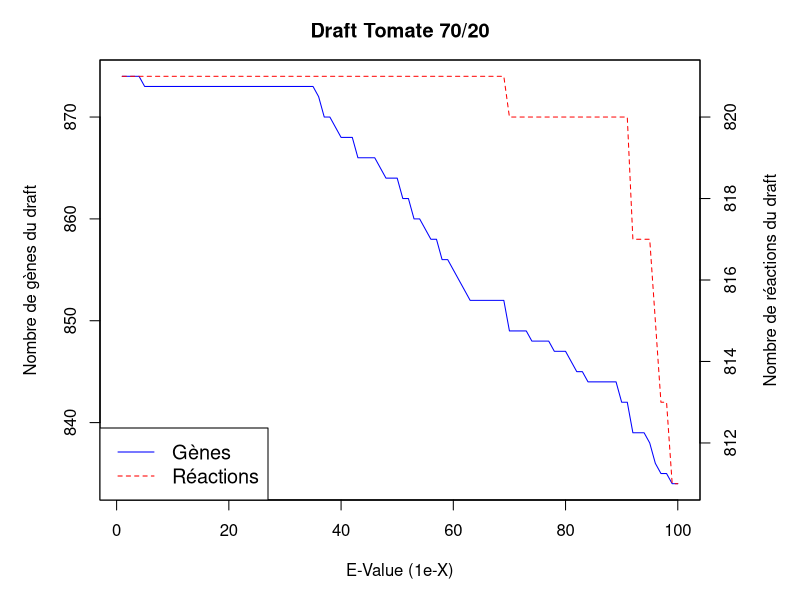
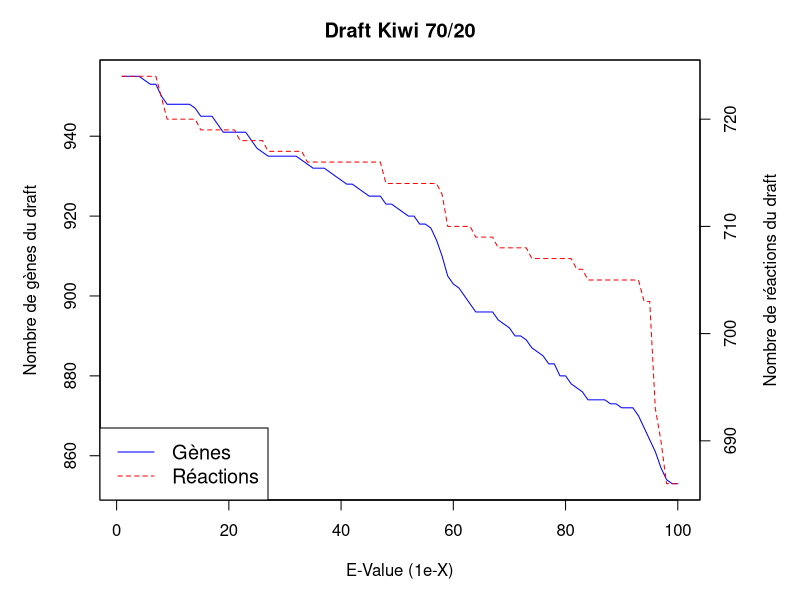
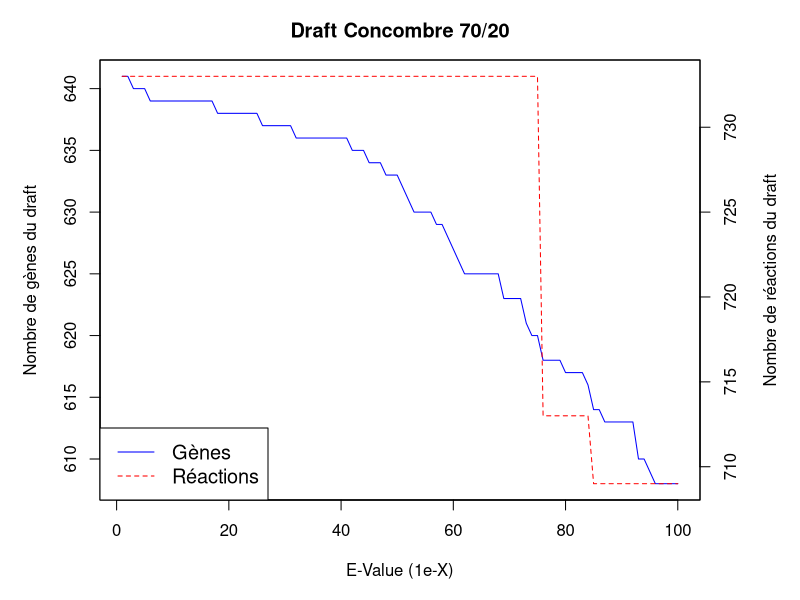
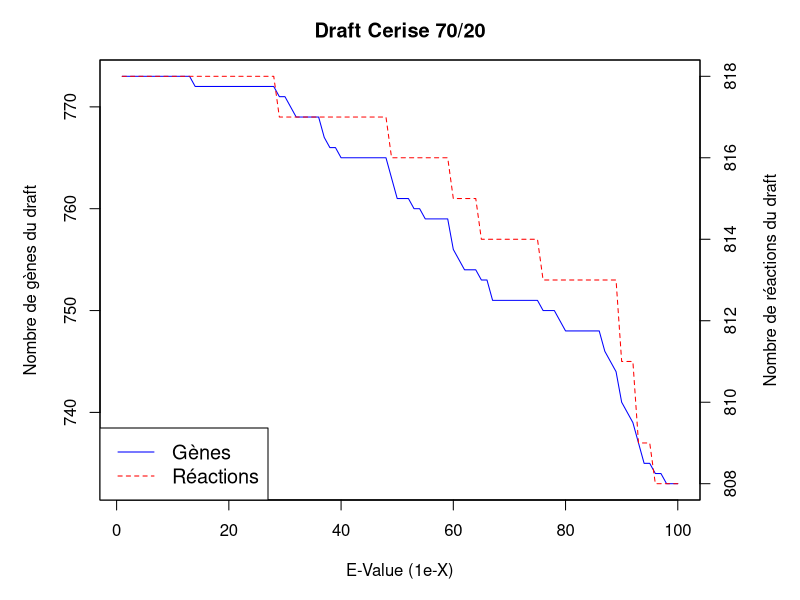
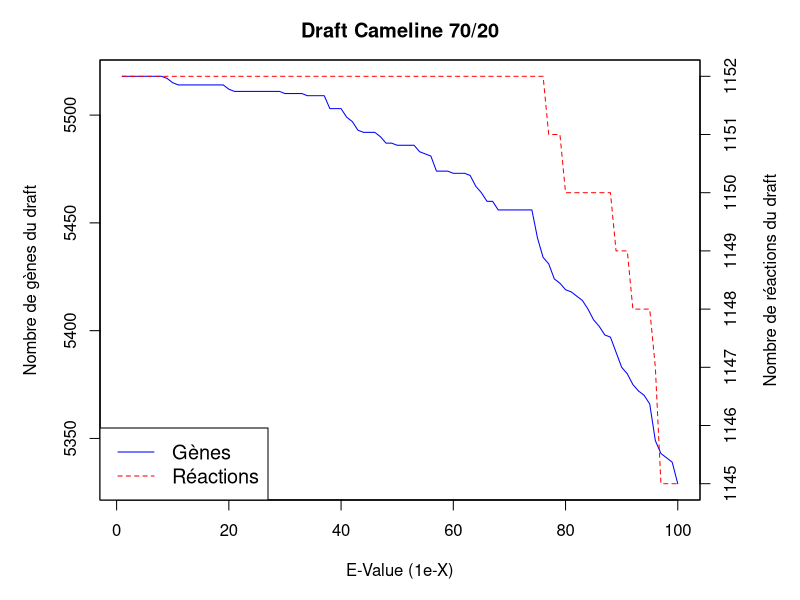

Write the R code that produced these figures, in order.
setwd("~/INRAE/Work/Plant-GEMs")
data_kiw = read.csv("Data/Treshold_70_20/KiwiTreshold.csv", sep=',', header=TRUE)
data_tom = read.csv("Data/Treshold_70_20/TomatoTreshold.csv", sep=',', header=TRUE)
data_cuc = read.csv("Data/Treshold_70_20/CucumberTreshold.csv", sep=',', header=TRUE)
data_che = read.csv("Data/Treshold_70_20/CherryTreshold.csv", sep=',', header=TRUE)
data_cam = read.csv("Data/Treshold_70_20/CamelinaTreshold.csv", sep=',', header=TRUE)

#Tomato double y axis
dataFrame = data_tom
par(mar = c(5, 5, 3, 5))
plot(dataFrame$EValue..1e.x., dataFrame$Nb.genes, type = "l", pch = 19,
     col = "blue", xlab = "E-Value (1e-X)", ylab = "Nombre de gènes du draft")
par(new = TRUE)
plot(dataFrame$Nb.reactions, type = "l", pch = 19,
     col = "red", lty = 2, xaxt = "n", yaxt = "n", xlab = "", ylab = "")
axis(side = 4)
mtext("Nombre de réactions du draft", side = 4, line = 3)
legend("bottomleft", c("Gènes", "Réactions"), col = c("blue", "red"), lty = c(1, 2), cex = 1.2)
title("Draft Tomate 70/20")

#Kiwi double y axis
dataFrame = data_kiw
par(mar = c(5, 5, 3, 5))
plot(dataFrame$EValue..1e.x., dataFrame$Nb.genes, type = "l", pch = 19,
     col = "blue", xlab = "E-Value (1e-X)", ylab = "Nombre de gènes du draft")
par(new = TRUE)
plot(dataFrame$Nb.reactions, type = "l", pch = 19,
     col = "red", lty = 2, xaxt = "n", yaxt = "n", xlab = "", ylab = "")
axis(side = 4)
mtext("Nombre de réactions du draft", side = 4, line = 3)
legend("bottomleft", c("Gènes", "Réactions"), col = c("blue", "red"), lty = c(1, 2), cex = 1.2)
title("Draft Kiwi 70/20")

#Cucumber double y axis
dataFrame = data_cuc
par(mar = c(5, 5, 3, 5))
plot(dataFrame$EValue..1e.x., dataFrame$Nb.genes, type = "l", pch = 19,
     col = "blue", xlab = "E-Value (1e-X)", ylab = "Nombre de gènes du draft")
par(new = TRUE)
plot(dataFrame$Nb.reactions, type = "l", pch = 19,
     col = "red", lty = 2, xaxt = "n", yaxt = "n", xlab = "", ylab = "")
axis(side = 4)
mtext("Nombre de réactions du draft", side = 4, line = 3)
legend("bottomleft", c("Gènes", "Réactions"), col = c("blue", "red"), lty = c(1, 2), cex = 1.2)
title("Draft Concombre 70/20")

#Cherry double y axis
dataFrame = data_che
par(mar = c(5, 5, 3, 5))
plot(dataFrame$EValue..1e.x., dataFrame$Nb.genes, type = "l", pch = 19,
     col = "blue", xlab = "E-Value (1e-X)", ylab = "Nombre de gènes du draft")
par(new = TRUE)
plot(dataFrame$Nb.reactions, type = "l", pch = 19,
     col = "red", lty = 2, xaxt = "n", yaxt = "n", xlab = "", ylab = "")
axis(side = 4)
mtext("Nombre de réactions du draft", side = 4, line = 3)
legend("bottomleft", c("Gènes", "Réactions"), col = c("blue", "red"), lty = c(1, 2), cex = 1.2)
title("Draft Cerise 70/20")

#Camelina double y axis
dataFrame = data_cam
par(mar = c(5, 5, 3, 5))
plot(dataFrame$EValue..1e.x., dataFrame$Nb.genes, type = "l", pch = 19,
     col = "blue", xlab = "E-Value (1e-X)", ylab = "Nombre de gènes du draft")
par(new = TRUE)
plot(dataFrame$Nb.reactions, type = "l", pch = 19,
     col = "red", lty = 2, xaxt = "n", yaxt = "n", xlab = "", ylab = "")
axis(side = 4)
mtext("Nombre de réactions du draft", side = 4, line = 3)
legend("bottomleft", c("Gènes", "Réactions"), col = c("blue", "red"), lty = c(1, 2), cex = 1.2)
title("Draft Cameline 70/20")


# #Tomato
# dataFrame = data_tom
# min(dataFrame[,2:3])
# plot(dataFrame$EValue..1e.x., dataFrame$Nb.genes, type = "l", pch = 19,
#      col = "red", xlab = "E-Value (1e-X)", ylab = "Quantité de genes/reactions conservés",
#      ylim = c(min(dataFrame[,2:3]), max(dataFrame[,2:3])))
# lines(dataFrame$EValue..1e.x., dataFrame$Nb.reactions, type = "l", pch = 19,
#       col = "blue", lty = 2)
# legend("bottomleft", legend=c("Gènes", "Réactions"),
#        col=c("red", "blue"), lty = 1:2, cex=1.2)
# title("Tomato 80/20")
# 
# #Kiwi
# dataFrame = data_kiw
# plot(dataFrame$EValue..1e.x., dataFrame$Nb.genes, type = "l", pch = 19,
#      col = "red", xlab = "E-Value (1e-X)", ylab = "Quantité de genes/reactions conservés",
#      ylim = c(min(dataFrame[,2:3]), max(dataFrame[,2:3])))
# lines(dataFrame$EValue..1e.x., dataFrame$Nb.reactions, type = "l", pch = 19,
#       col = "blue", lty = 2)
# legend("bottomleft", legend=c("Gènes", "Réactions"),
#        col=c("red", "blue"), lty = 1:2, cex=1.2)
# title("Kiwi 80/20")
# 
# #Cucumber
# dataFrame = data_cuc
# plot(dataFrame$EValue..1e.x., dataFrame$Nb.genes, type = "l", pch = 19,
#      col = "red", xlab = "E-Value (1e-X)", ylab = "Quantité de genes/reactions conservés",
#      ylim = c(min(dataFrame[,2:3]), max(dataFrame[,2:3])))
# lines(dataFrame$EValue..1e.x., dataFrame$Nb.reactions, type = "l", pch = 19,
#       col = "blue", lty = 2)
# legend("bottomleft", legend=c("Gènes", "Réactions"),
#        col=c("red", "blue"), lty = 1:2, cex=1.2)
# title("Cucumber 80/20")
# 
# #Cherry
# dataFrame = data_che
# plot(dataFrame$EValue..1e.x., dataFrame$Nb.genes, type = "l", pch = 19,
#      col = "red", xlab = "E-Value (1e-X)", ylab = "Quantité de genes/reactions conservés",
#      ylim = c(min(dataFrame[,2:3]), max(dataFrame[,2:3])))
# lines(dataFrame$EValue..1e.x., dataFrame$Nb.reactions, type = "l", pch = 19,
#       col = "blue", lty = 2)
# legend("bottomleft", legend=c("Gènes", "Réactions"),
#        col=c("red", "blue"), lty = 1:2, cex=1.2)
# title("Cherry 80/20")
# 
# #Cameline
# dataFrame = data_cam
# plot(dataFrame$EValue..1e.x., dataFrame$Nb.genes, type = "l", pch = 19,
#      col = "red", xlab = "E-Value (1e-X)", ylab = "Quantité de genes/reactions conservés",
#      ylim = c(min(dataFrame[,2:3]), max(dataFrame[,2:3])))
# lines(dataFrame$EValue..1e.x., dataFrame$Nb.reactions, type = "l", pch = 19,
#       col = "blue", lty = 2)
# legend("bottomleft", legend=c("Gènes", "Réactions"),
#        col=c("red", "blue"), lty = 1:2, cex=1.2)
# title("Camelina 80/20")
